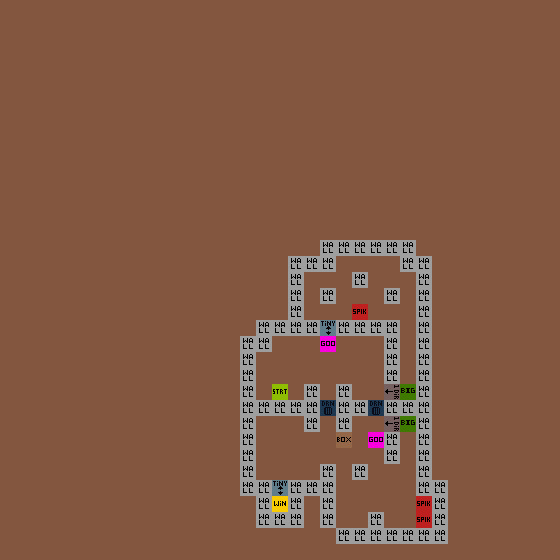

A level layout from a 2D game, rendered from its tile map. Below: a short description, then the map file with tile-grid data replaced by summaries:
An orthogonal 35x35 tile map with 16x16 px tiles, 3 tile layers (Art_Background, Art_Gameplay, Gameplay), 2 tilesets and 1 object (spawn).

<map version="1.2" tiledversion="2018.11.13" orientation="orthogonal" renderorder="right-down" width="35" height="35" tilewidth="16" tileheight="16" infinite="0" backgroundcolor="#83573f" nextlayerid="10" nextobjectid="7">
 <tileset firstgid="1" source="tileset/GameplayTileset.tsx" />
 <tileset firstgid="33" source="tileset/GameplayImages.tsx" />
 <layer id="7" name="Art_Background" width="35" height="35">
  <data>[1225 cells, 0 non-empty, 0 distinct tile ids]</data>
 </layer>
 <layer id="8" name="Art_Gameplay" width="35" height="35">
  <data>[1225 cells, 0 non-empty, 0 distinct tile ids]</data>
 </layer>
 <layer id="9" name="Gameplay" width="35" height="35">
  <data>[1225 cells, 107 non-empty, 10 distinct tile ids]</data>
 </layer>
 <objectgroup id="2" name="Properties">
  <object id="1" name="spawn" x="272" y="384" width="16" height="16" />
 </objectgroup>
</map>
